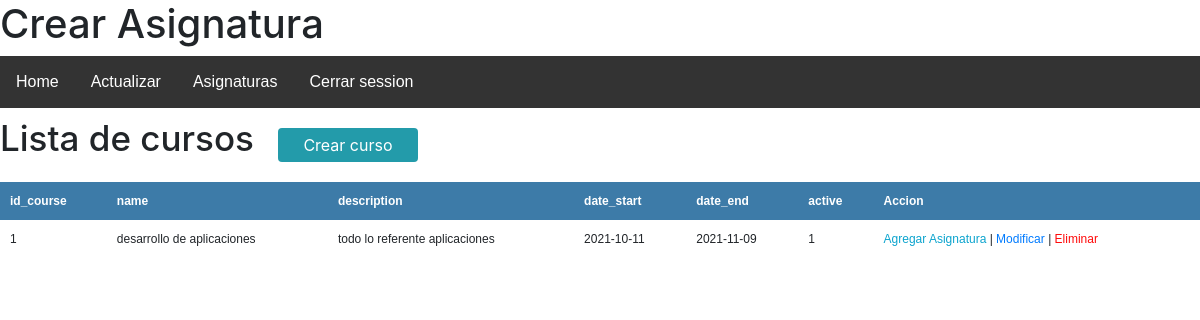
Screenshot of /crearAsignaura.php (signed in) with the database file from the repository.
### tables this page shows
CREATE TABLE `courses` (
  `id_course` int(11) NOT NULL,
  `name` varchar(255) NOT NULL,
  `description` varchar(500) NOT NULL,
  `date_start` date NOT NULL,
  `date_end` date NOT NULL,
  `active` int(11) NOT NULL
);

### crearAsignaura.php (the view, shortened to what this page needs)
<!DOCTYPE html>
<html lang="en">
<head>
    <link rel="stylesheet" href="https://stackpath.bootstrapcdn.com/bootstrap/4.3.1/css/bootstrap.min.css">
    <link rel="stylesheet" href="./css/lista.css" />
</head>
<body>
<h1>Crear Asignatura</h1>
<?php
    require("menu.php");
?>
<seccion id="container">
<h1>Lista de cursos</h1>
<a href="cursos.php" class="btn_new">Crear curso</a>
<table>
            <tr>
                <th>id_course</th>
                <th>name</th>
                <th>description</th>
                <th>date_start</th>
                <th>date_end</th>
                <th>active</th>
                <th>Accion</th>
            </tr>
            <?php
               $query = mysqli_query($db,"SELECT * FROM phpcalendar.courses;");
                $result = mysqli_num_rows($query);
                if($result > 0){
                    while($data = mysqli_fetch_array($query)){
            ?>
                        <tr>
                        <td><?php  echo $data["id_course"]  ?></td>
                        <td><?php  echo $data["name"]  ?></td>
                        <td><?php  echo $data["description"]  ?></td>
                        <td><?php  echo $data["date_start"]?></td>
                        <td><?php  echo $data["date_end"] ?></td>
                        <td><?php  echo $data["active"] ?></td>
                        <td>
                            <a class="link_edit" href="crearAsignaura1.php?id=<?php  echo $data["id_course"]  ?>">Agregar Asignatura</a>
                            |
                            <a class="link_mod" href="cursosMod.php?id=<?php  echo $data["id_course"]  ?>">Modificar</a>
                            |
                            <a class="link_delete" href="#">Eliminar</a>
                        </td>
                    </tr>
            <?php
                    }
                }
            ?>
</table>
</seccion>
</body>
</html>

### css/lista.css (style rules this page uses)
#container h1 { font-size: 35px; display: inline-block; }
.btn_new { display: inline-block; background: #239baa; color: #fff; padding: 5px 25px; border-radius: 4px; margin: 20px; }
table { border-collapse: collapse; font-size: 12px; font-family: 'arial'; width: 100%; }
table th { text-align: left; padding: 10px; background: #3d7ba8; color: #fff; }
table tr:nth-child(odd) { background: rgb(207, 192, 192); }
table td { padding: 10px; }
.link_edit { color: #0ca4ce; }
.link_delete { color: #ff0a0a; }

### rows the page displays
courses: id_course "1", name "desarrollo de aplicaciones", description "todo lo referente aplicaciones", date_start "2021-10-11", date_end "2021-11-09", active "1"
